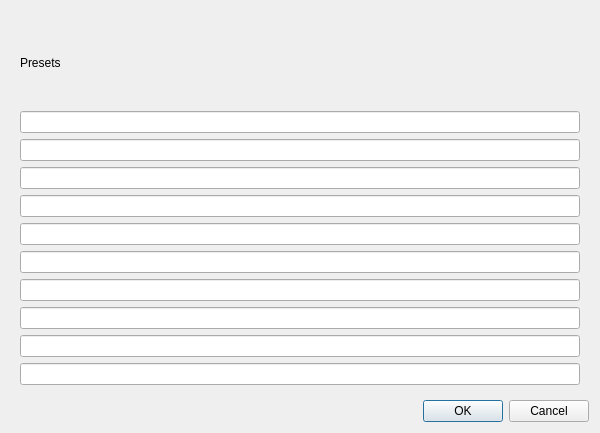
<?xml version="1.0" encoding="UTF-8"?>
<ui version="4.0">
 <class>ConfigWidget</class>
 <widget class="QDialog" name="ConfigWidget">
  <property name="geometry">
   <rect>
    <x>0</x>
    <y>0</y>
    <width>600</width>
    <height>433</height>
   </rect>
  </property>
  <property name="windowTitle">
   <string>Dialog</string>
  </property>
  <layout class="QVBoxLayout" name="verticalLayout_2">
   <item>
    <widget class="QWidget" name="widget" native="true">
     <layout class="QVBoxLayout" name="verticalLayout">
      <item>
       <widget class="QLabel" name="label">
        <property name="text">
         <string>Presets</string>
        </property>
       </widget>
      </item>
      <item>
       <widget class="QLineEdit" name="lineEdit"/>
      </item>
      <item>
       <widget class="QLineEdit" name="lineEdit_2"/>
      </item>
      <item>
       <widget class="QLineEdit" name="lineEdit_3"/>
      </item>
      <item>
       <widget class="QLineEdit" name="lineEdit_4"/>
      </item>
      <item>
       <widget class="QLineEdit" name="lineEdit_5"/>
      </item>
      <item>
       <widget class="QLineEdit" name="lineEdit_6"/>
      </item>
      <item>
       <widget class="QLineEdit" name="lineEdit_7"/>
      </item>
      <item>
       <widget class="QLineEdit" name="lineEdit_8"/>
      </item>
      <item>
       <widget class="QLineEdit" name="lineEdit_9"/>
      </item>
      <item>
       <widget class="QLineEdit" name="lineEdit_10"/>
      </item>
     </layout>
    </widget>
   </item>
   <item>
    <widget class="QDialogButtonBox" name="buttonBox">
     <property name="orientation">
      <enum>Qt::Horizontal</enum>
     </property>
     <property name="standardButtons">
      <set>QDialogButtonBox::Cancel|QDialogButtonBox::Ok</set>
     </property>
    </widget>
   </item>
  </layout>
 </widget>
 <resources/>
 <connections>
  <connection>
   <sender>buttonBox</sender>
   <signal>accepted()</signal>
   <receiver>ConfigWidget</receiver>
   <slot>accept()</slot>
   <hints>
    <hint type="sourcelabel">
     <x>248</x>
     <y>254</y>
    </hint>
    <hint type="destinationlabel">
     <x>157</x>
     <y>274</y>
    </hint>
   </hints>
  </connection>
  <connection>
   <sender>buttonBox</sender>
   <signal>rejected()</signal>
   <receiver>ConfigWidget</receiver>
   <slot>reject()</slot>
   <hints>
    <hint type="sourcelabel">
     <x>316</x>
     <y>260</y>
    </hint>
    <hint type="destinationlabel">
     <x>286</x>
     <y>274</y>
    </hint>
   </hints>
  </connection>
 </connections>
</ui>
